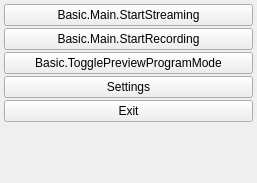
  <widget class="QDockWidget" name="controlsDock">
   <property name="minimumSize">
    <size>
     <width>257</width>
     <height>183</height>
    </size>
   </property>
   <property name="features">
    <set>QDockWidget::AllDockWidgetFeatures</set>
   </property>
   <property name="windowTitle">
    <string>Basic.Main.Controls</string>
   </property>
   <attribute name="dockWidgetArea">
    <number>8</number>
   </attribute>
   <widget class="QWidget" name="dockWidgetContents_3">
    <layout class="QVBoxLayout" name="buttonsVLayout">
     <property name="spacing">
      <number>2</number>
     </property>
     <property name="leftMargin">
      <number>4</number>
     </property>
     <property name="topMargin">
      <number>4</number>
     </property>
     <property name="rightMargin">
      <number>4</number>
     </property>
     <property name="bottomMargin">
      <number>4</number>
     </property>
     <item>
      <widget class="QPushButton" name="streamButton">
       <property name="enabled">
        <bool>true</bool>
       </property>
       <property name="sizePolicy">
        <sizepolicy hsizetype="Preferred" vsizetype="Fixed">
         <horstretch>0</horstretch>
         <verstretch>0</verstretch>
        </sizepolicy>
       </property>
       <property name="text">
        <string>Basic.Main.StartStreaming</string>
       </property>
       <property name="checkable">
        <bool>false</bool>
       </property>
      </widget>
     </item>
     <item>
      <widget class="QPushButton" name="recordButton">
       <property name="enabled">
        <bool>true</bool>
       </property>
       <property name="sizePolicy">
        <sizepolicy hsizetype="Preferred" vsizetype="Fixed">
         <horstretch>0</horstretch>
         <verstretch>0</verstretch>
        </sizepolicy>
       </property>
       <property name="minimumSize">
        <size>
         <width>130</width>
         <height>0</height>
        </size>
       </property>
       <property name="text">
        <string>Basic.Main.StartRecording</string>
       </property>
      </widget>
     </item>
     <item>
      <widget class="QPushButton" name="modeSwitch">
       <property name="text">
        <string>Basic.TogglePreviewProgramMode</string>
       </property>
       <property name="checkable">
        <bool>true</bool>
       </property>
      </widget>
     </item>
     <item>
      <widget class="QPushButton" name="settingsButton">
       <property name="sizePolicy">
        <sizepolicy hsizetype="Preferred" vsizetype="Fixed">
         <horstretch>0</horstretch>
         <verstretch>0</verstretch>
        </sizepolicy>
       </property>
       <property name="text">
        <string>Settings</string>
       </property>
      </widget>
     </item>
     <item>
      <widget class="QPushButton" name="exitButton">
       <property name="sizePolicy">
        <sizepolicy hsizetype="Preferred" vsizetype="Fixed">
         <horstretch>0</horstretch>
         <verstretch>0</verstretch>
        </sizepolicy>
       </property>
       <property name="text">
        <string>Exit</string>
       </property>
      </widget>
     </item>
     <item>
      <spacer name="expVSpacer">
       <property name="orientation">
        <enum>Qt::Vertical</enum>
       </property>
       <property name="sizeHint" stdset="0">
        <size>
         <width>0</width>
         <height>0</height>
        </size>
       </property>
      </spacer>
     </item>
    </layout>
   </widget>
  </widget>
